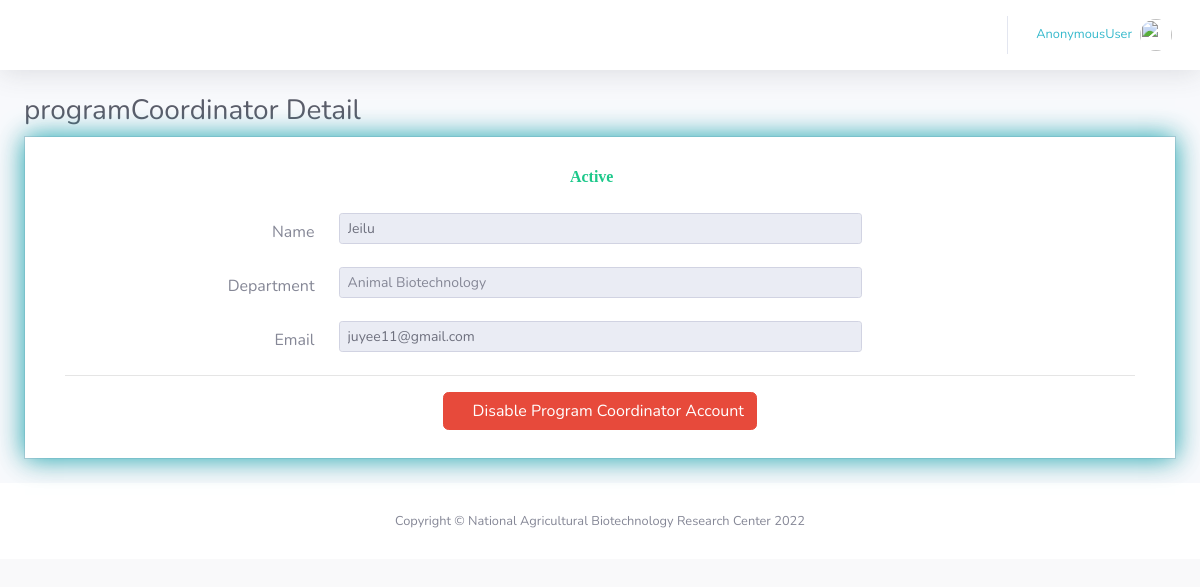
The page /programCoordinatorDetail/4/ on the database its author committed.
### account/models.py (models this page shows, shortened)
class Department(models.Model):
    Department = (
        ('Microbial Biotechnology', 'Microbial Biotechnology'),
        ('Animal Biotechnology', 'Animal Biotechnology'),
        ('Plant Biotechnology', 'Plant Biotechnology'),
    )
    departments = models.OneToOneField(User,null= True, on_delete = models.CASCADE)
    name = models.CharField(max_length= 100 ,null= True)
    phone = models.IntegerField(null= True)
    department =  models.CharField(max_length=100, choices=Department, default='-')

### account/views.py (the view)
# urls.py: path('programCoordinatorDetail/<int:pk>/', views.programCoordinatorDetail, name='programCoordinatorDetail'),
def programCoordinatorDetail(request,pk):
    programCoordinator = Department.objects.get(id = pk)
    context = {'programCoordinator': programCoordinator}
    return render(request, 'director/program_coordinator_detail.html',context )

### templates/director/program_coordinator_detail.html (shortened to what this page needs)
{% extends 'main.html'%}
{% load static %}
{%block content%}
         <div class="container-fluid">
            <h1 class="h3 mb-2 text-gray-800">programCoordinator Detail</h1>
            <div class="card shadow mb-4">
                <div class="card-body" style="box-shadow:0 0 25px 0 rgb(29, 175, 185);" >
                    <div class="col-auto" >
                        {% if programCoordinator %}
                        <div class="p-2">
                                      <center>
                               {%if programCoordinator.departments.is_active%}
                                <i class="fas fa-success fa-1x text-success"> Active </i>  <i class="fas fa-check-circle fa-1x text-success"></i>
                                {%else%}
                                <i class="fas fa-success fa-1x text-danger"> <strike> Active</strike></i>  <i class="fas fa-minus-circle fa-1x text-danger"></i>
                                {%endif%}
                            </center>
                                                <br>
                                            <div class="form-group row">
                                                <label class="col-sm-3 col-form-label" align="right">Name</label>
                                                <div class="col-sm-6">
                                                    <input type="text" id="order_date" name="order_date" readonly class="form-control form-control-sm" value="{{programCoordinator.departments.first_name}}">
                                                </div>
                                            </div>
                                            <div class="form-group row">
                                                <label class="col-sm-3 col-form-label" align="right">Department</label>
                                                <div class="col-sm-6">
                                                    <input type="text" id="cust_name" name="pnumber"  readonly class="form-control form-control-sm" placeholder="{{programCoordinator.department}}"/>
                                                </div>
                                            </div>
                                        <div class="form-group row">
                                        <label for="net_total" class="col-sm-3 col-form-label" align="right">Email </label>
                                        <div class="col-sm-6">
                                            <input type="text" readonly name="tinnumber" class="form-control form-control-sm" id="net_total" value="{{programCoordinator.departments.email}}"/>
                                        </div>
                                        </div>
                                        <hr>
                                        <center>
                                            {%if programCoordinator.departments.is_active %}
                                            <a href="#"  data-toggle="modal" data-target="#account" class="btn btn-danger"><i class="fas fa-trash fa-1x text-white"></i> Disable Program Coordinator Account</a>
                                            {%else%}
                                            <a href="#"  data-toggle="modal" data-target="#account" class="btn btn-success"><i class="fas fa-check fa-1x text-white"></i> Enable Program Coordinator Account</a>
                                            {%endif%}
                                            </center>
                                        {%endif%}
                                    </div>
                    </div>
                </div>
            </div>
        </div>
{% endblock %}

### static/css/order.css (style rules this page uses)
body { background-color: #f9f9fa }
.card { box-shadow: none; -webkit-box-shadow: none; -moz-box-shadow: none; -ms-box-shadow: none }
.card { position: relative; display: flex; flex-direction: column; min-width: 0; word-wrap: break-word; background-color: #fff; background-clip: border-box; border: 1px solid #d2d2dc; border-radius: 0 }

### rows shown on the page
Department: order_date "Jeilu", pnumber "Animal Biotechnology", tinnumber "juyee11@gmail.com"

### other values the page prints
{{ user }} "AnonymousUser"
